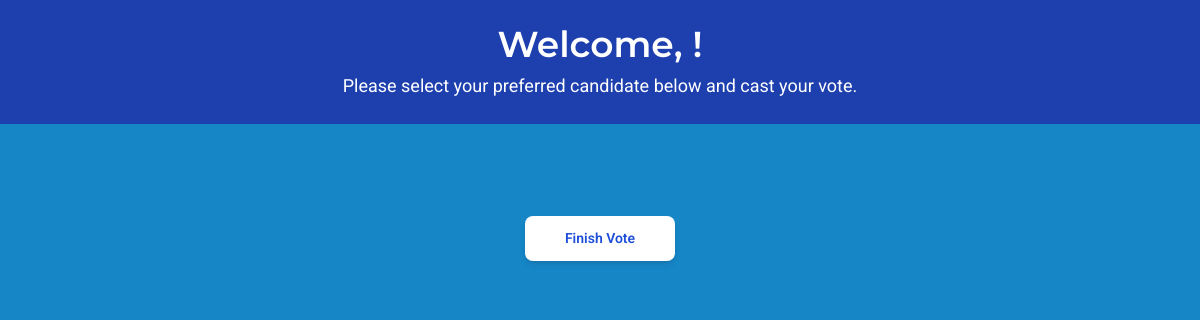
Before: /voter.php with the older database file.
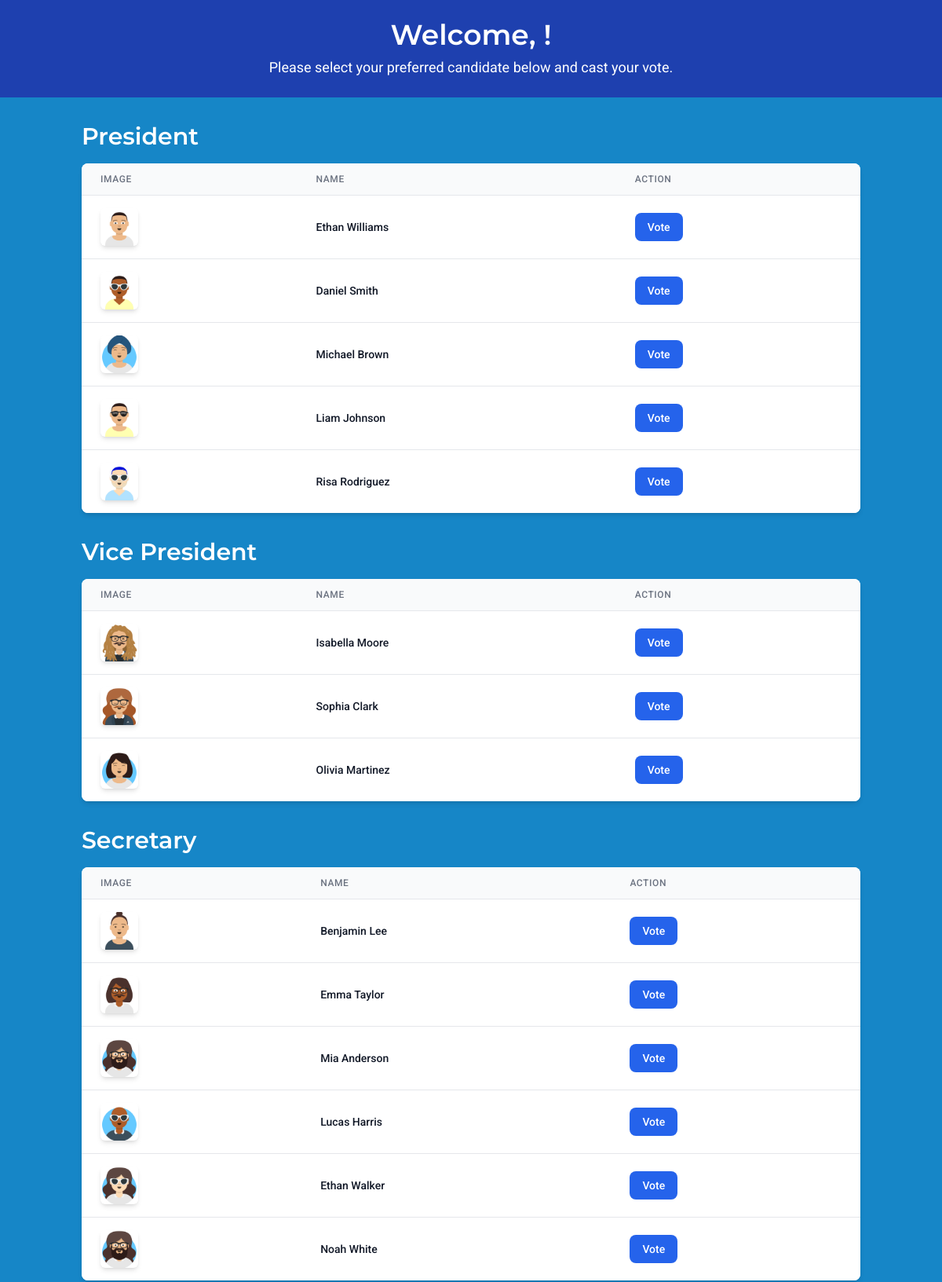
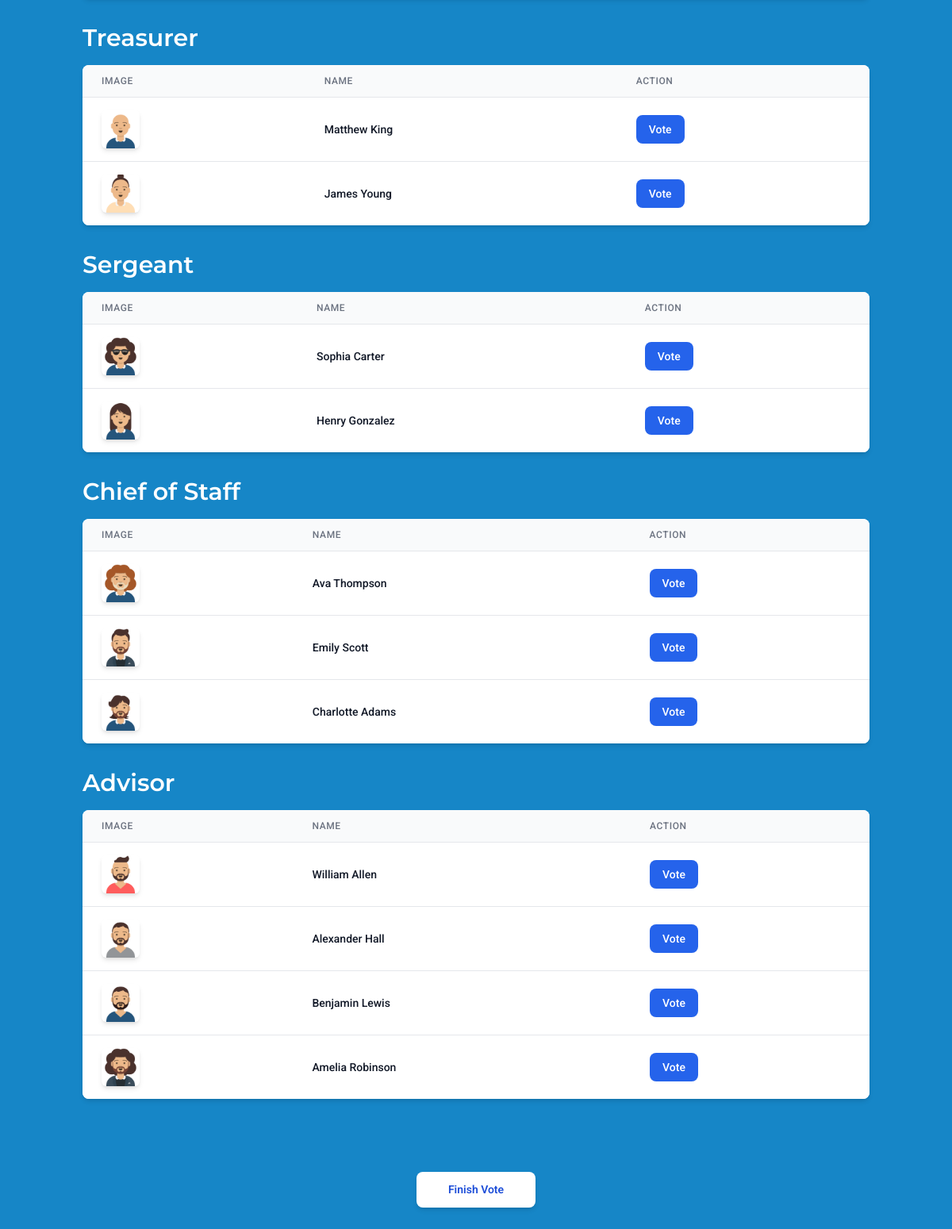
After: the same page with the newer database file (2 pictures, top to bottom).
### tables this page shows
CREATE TABLE IF NOT EXISTS `candidates` (
  `id` int unsigned NOT NULL AUTO_INCREMENT,
  `Name` varchar(50) NOT NULL,
  `image_url` varchar(500) DEFAULT NULL,
  `position_id` int NOT NULL,
  PRIMARY KEY (`id`),
  KEY `position_id` (`position_id`),
  CONSTRAINT `candidates_ibfk_1` FOREIGN KEY (`position_id`) REFERENCES `positions` (`position_id`),
  CONSTRAINT `candidates_ibfk_2` FOREIGN KEY (`position_id`) REFERENCES `positions` (`position_id`)
);

### services/candidates_service.php (called while the page is built)
<?php
$sql_fetch_data = "SELECT
    COUNT(votes.candidate_id) AS total_votes,
    Candidates.*,
    positions.position_name
FROM
    Candidates
INNER JOIN positions
    ON Candidates.position_id = positions.position_id
LEFT JOIN votes
    ON Candidates.id = votes.candidate_id
GROUP BY
    Candidates.id, positions.position_name
ORDER BY
    positions.position_id , total_votes DESC;
";
$stmt = $conn->query($sql_fetch_data);
$candidates = $stmt->fetchAll(PDO::FETCH_ASSOC);
$candidates_by_type = array();
foreach ($candidates as $candidate) {
    $position = $candidate['position_name'];
    if (!isset($candidates_by_type[$position])) {
        $candidates_by_type[$position] = array();
    }
    $candidates_by_type[$position][] = $candidate;
}

### voter.php (the view, shortened to what this page needs)
<?php
require_once 'config/connection.php';
require_once 'services/candidates_service.php';
$name = $_SESSION['voter_name'];
$id = $_SESSION['voter_id'];
$position_array = isset($_SESSION['position_array']) ? $_SESSION['position_array'] : [];
?>
<!DOCTYPE html>
<html lang="en">
<head>
    <link rel="stylesheet" href="assets/css/style.css">
    <script src="https://cdn.tailwindcss.com"></script>
</head>
<body class="bg-[#1686C7]">
<div class="bg-blue-800 text-white py-6 px-4">
    <div class="container mx-auto text-center">
        <h1 class="text-4xl font-semibold animate__animated animate__fadeIn">Welcome, <?php echo htmlspecialchars($name); ?>!</h1>
        <p class="mt-2 text-lg">Please select your preferred candidate below and cast your vote.</p>
    </div>
</div>
<div class="container mx-auto px-4 py-8">
    <?php
        foreach ($candidates_by_type as $Position => $candidates):
    ?>
    <div class="mb-8">
        <h2 class="text-3xl font-semibold mb-4 text-white"><?php echo htmlspecialchars($Position); ?></h2>
        <div class="overflow-x-auto bg-white shadow-md rounded-lg">
            <table class="min-w-full divide-y divide-gray-200">
                <thead class="bg-gray-50">
                    <tr>
                        <th class="px-6 py-3 text-left text-xs font-medium text-gray-500 uppercase tracking-wider">Image</th>
                        <th class="px-6 py-3 text-left text-xs font-medium text-gray-500 uppercase tracking-wider">Name</th>
                        <th class="px-6 py-3 text-left text-xs font-medium text-gray-500 uppercase tracking-wider">Action</th>
                    </tr>
                </thead>
                <tbody class="bg-white divide-y divide-gray-200">
                    <?php foreach ($candidates as $candidate):
                        $isVoted = in_array($candidate['position_name'], $position_array);
                    ?>
                        <tr class="fadeInUp">
                            <td class="px-6 py-4 whitespace-nowrap">
                                <img class="shadow-md rounded-md h-12 w-12 object-cover" src="<?php echo htmlspecialchars($candidate['image_url']); ?>" alt="<?php echo htmlspecialchars($candidate['Name']); ?>">
                            </td>
                            <td class="px-6 py-4 whitespace-nowrap text-sm font-medium text-gray-900"><?php echo htmlspecialchars($candidate['Name']); ?></td>
                            <td class="px-6 py-4 whitespace-nowrap text-sm font-medium">
                                <a href="<?php echo $isVoted ? '#' : 'votes.php?candidate_id=' . $candidate['id'] . '&voter_id=' . $id . '&position=' . $candidate['position_name']; ?>"
                                   class="inline-block px-4 py-2 bg-blue-600 text-white rounded-lg
                                          <?php echo $isVoted ? 'cursor-not-allowed bg-gray-500' : 'hover:bg-blue-700 transition duration-300'; ?>"
                                   <?php echo $isVoted ? 'disabled' : ''; ?>
                                   ><?php echo $isVoted ? 'Voted' : 'Vote'; ?></a>
                            </td>
                        </tr>
                    <?php endforeach; ?>
                </tbody>
            </table>
        </div>
    </div>
    <?php endforeach; ?>
</div>
<div class="h-[100px] flex justify-center items-center">
    <a href="logout.php" class="bg-white text-blue-700 font-semibold py-2 px-6 rounded-lg shadow-md hover:bg-blue-700 hover:text-white transition duration-300 sm:py-3 sm:px-8 md:py-3 md:px-10">
        Finish Vote
    </a>
</div>
</body>
</html>

Changed rows visible on the page:
now on this page (row edited): candidates: image_url (picture), Name "Ethan Williams", shown under "President"
added candidates: image_url (picture), Name "Daniel Smith", shown under "President"
now on this page (row edited): candidates: image_url (picture), Name "Michael Brown", shown under "President"
now on this page (row edited): candidates: image_url (picture), Name "Liam Johnson", shown under "President"
added candidates: image_url (picture), Name "Risa Rodriguez", shown under "President"
now on this page (row edited): candidates: image_url (picture), Name "Isabella Moore", shown under "Vice President"
now on this page (row edited): candidates: image_url (picture), Name "Sophia Clark", shown under "Vice President"
now on this page (row edited): candidates: image_url (picture), Name "Olivia Martinez", shown under "Vice President"
now on this page (row edited): candidates: image_url (picture), Name "Benjamin Lee", shown under "Secretary"
now on this page (row edited): candidates: image_url (picture), Name "Emma Taylor", shown under "Secretary"
now on this page (row edited): candidates: image_url (picture), Name "Mia Anderson", shown under "Secretary"
now on this page (row edited): candidates: image_url (picture), Name "Lucas Harris", shown under "Secretary"
now on this page (row edited): candidates: image_url (picture), Name "Ethan Walker", shown under "Secretary"
now on this page (row edited): candidates: image_url (picture), Name "Noah White", shown under "Secretary"
added candidates: image_url (picture), Name "Matthew King", shown under "Treasurer"
added candidates: image_url (picture), Name "James Young", shown under "Treasurer"
now on this page (row edited): candidates: image_url (picture), Name "Sophia Carter", shown under "Sergeant"
now on this page (row edited): candidates: image_url (picture), Name "Henry Gonzalez", shown under "Sergeant"
now on this page (row edited): candidates: image_url (picture), Name "Ava Thompson", shown under "Chief of Staff"
now on this page (row edited): candidates: image_url (picture), Name "Emily Scott", shown under "Chief of Staff"
now on this page (row edited): candidates: image_url (picture), Name "Charlotte Adams", shown under "Chief of Staff"
now on this page (row edited): candidates: image_url (picture), Name "William Allen", shown under "Advisor"
now on this page (row edited): candidates: image_url (picture), Name "Alexander Hall", shown under "Advisor"
now on this page (row edited): candidates: image_url (picture), Name "Benjamin Lewis", shown under "Advisor"
now on this page (row edited): candidates: image_url (picture), Name "Amelia Robinson", shown under "Advisor"
Other visible differences:
new list line: "President IMAGE NAME ACTION"
new list line: "Vice President IMAGE NAME ACTION"
new list line: "Secretary IMAGE NAME ACTION"
new list line: "Treasurer IMAGE NAME ACTION"
new list line: "Sergeant IMAGE NAME ACTION"
new list line: "Chief of Staff IMAGE NAME ACTION"
new list line: "Advisor IMAGE NAME ACTION"
